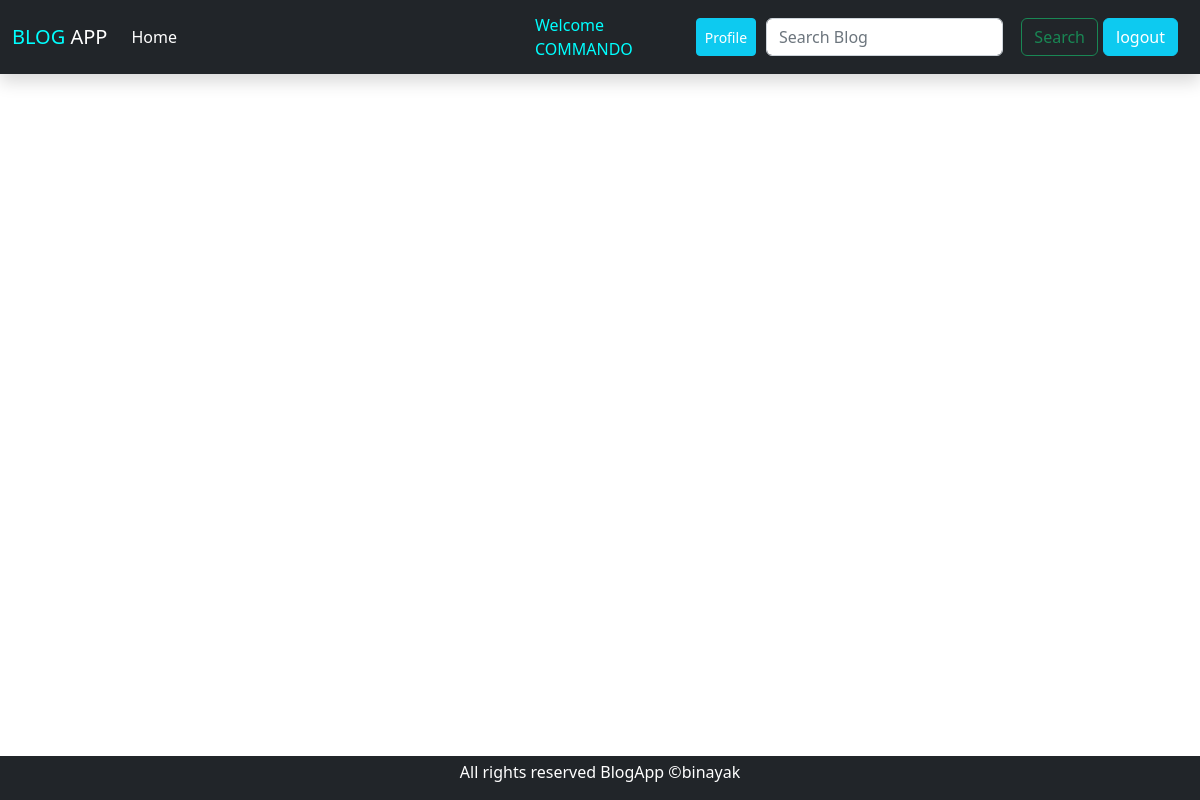
The app's page /detail/41/ (signed in), older data.
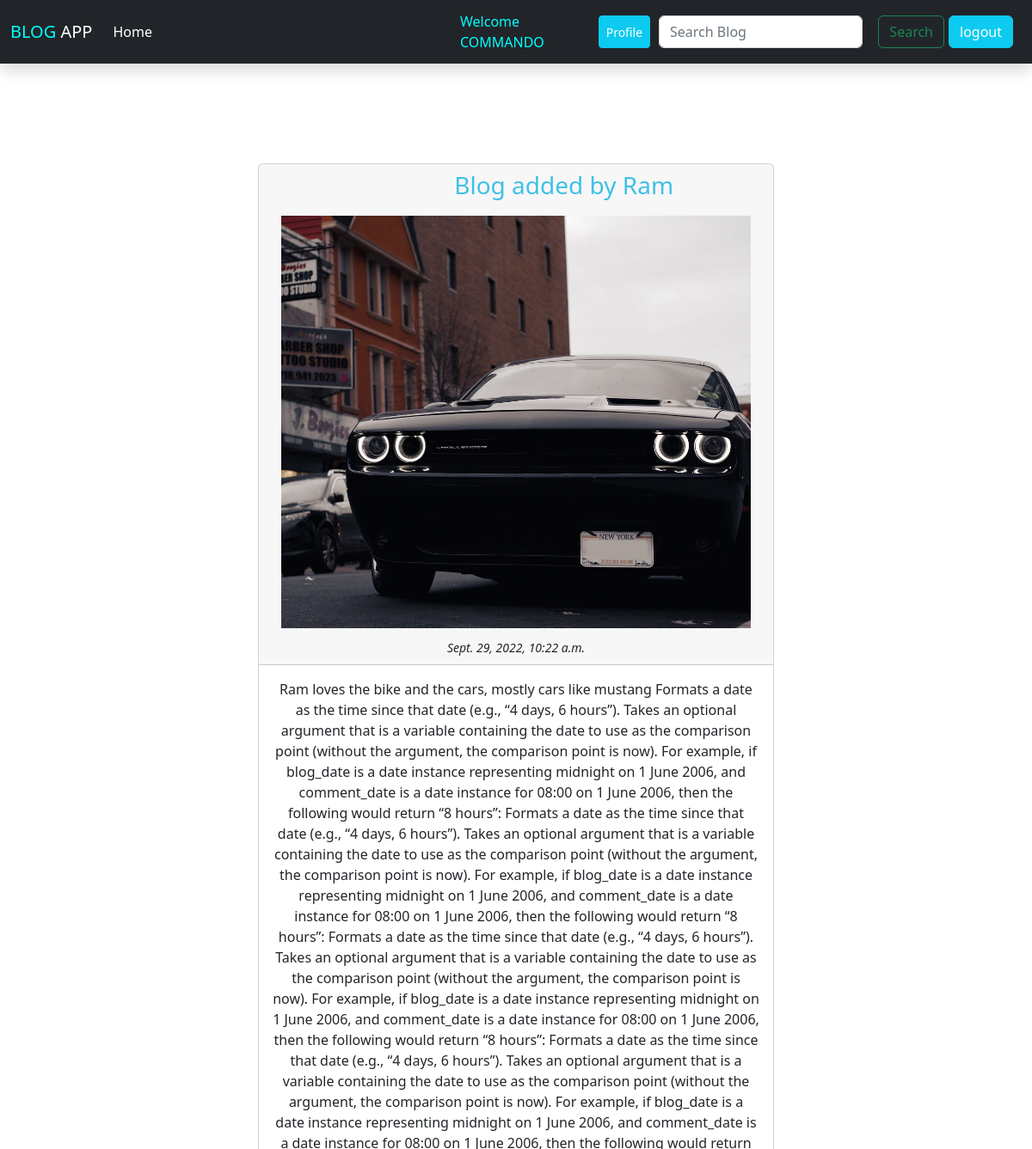
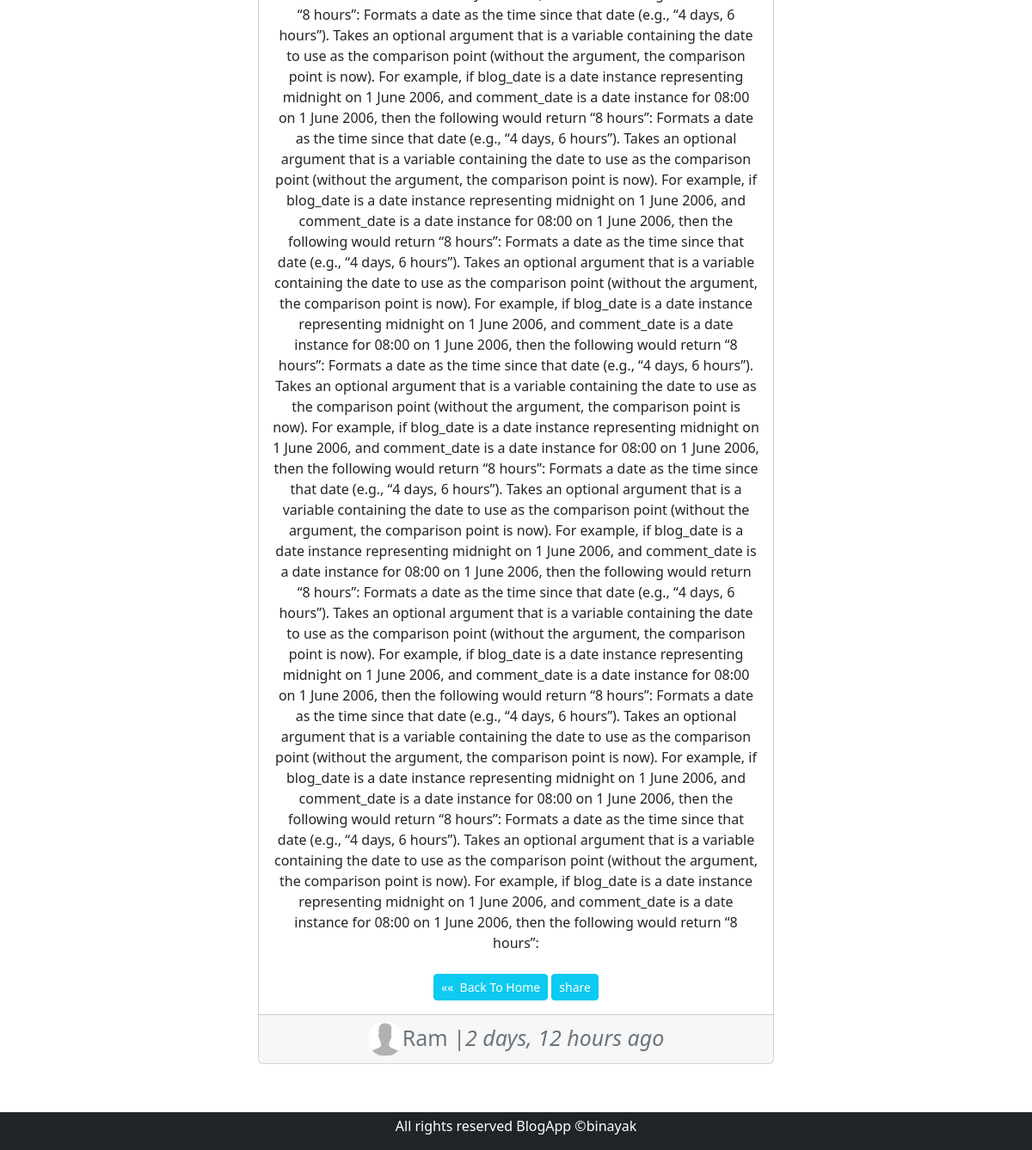
The same page, newer data (2 pictures, top to bottom).
### blog/models.py (models this page shows, shortened)
class BlogModel(models.Model):
    title = models.CharField(max_length=1000)
    content = FroalaField()
    author = models.ForeignKey(User, on_delete=models.CASCADE)
    slug = models.SlugField(max_length=1000, null=True, blank=True)
    image = models.ImageField(upload_to='blog/images', null=True, blank=True) # media url paxi blog/images create garxa ra tes vitra store hunxa photos
    created_at = models.DateTimeField(auto_now_add=True)
    class Meta:
        ordering = ('-created_at',) #ordering the latestpost to the first by - reversing

### blog/views.py (the view)
# urls.py: path('detail/<int:pk>/', views.detail, name="detail-view"),
def detail(request, pk):
    if request.user.is_authenticated:
        post = BlogModel.objects.filter(id=pk)
        context = {
            'post': post,
        }
        return render(request, 'blog/detail.html', context)
    else:
        return HttpResponseRedirect('/login/')

### blog/templates/blog/detail.html (shortened to what this page needs)
{% extends 'blog/base.html' %}
{%load static %}
{% block content %}
{% for Blog in post %}
<div class="container-fluid mt-3 conflu" style="padding:100px 300px ;">
  <div class="card text-center">
    <div class="card-header">
      <div class="d-flex">
        <div class="topnotch  justify-content-center col-8" >
          <h3 class="title"style="margin-right:-300px;">{{ Blog.title }}</h3>
        </div>
        <div class="manualnotch d-flex justify-content-end col-4 ">
        </div>
      </div>
      {% if Blog.image %}
      <img src="{{ Blog.image.url }}" class="card-img-top" alt="..." height="500" width="100"
        style="object-fit:cover;padding:10px;background-position: center;background-repeat: no-repeat;background-size: cover;">
      {% endif %}
      <small><em>{{ Blog.created_at }}</em> </small>
    </div>
    <div class="card-body">
      <p class="card-text"> {{Blog.content}}</p>
      <div class="d-flex justify-content-center">
        <button class="btn btn-sm btn-info mt-2 "><a href="{%url 'index' %}" class="text-white"
            style="text-decoration: none;">&#xab;&#xab; &nbsp;Back To Home</a></button> &nbsp;
        <button class="btn btn-sm btn-info mt-2 "><a href="" class="text-white"
            style="text-decoration: none;">share</a></button>
      </div>
    </div>
    <div class="card-footer text-muted d-flex justify-content-center">
      {% if Blog.author.profilemodel.image %}
      <img src="{{Blog.author.profilemodel.image.url}}" alt="profile" style="height:40px;width:40px;border-radius:50%;">
      {% else %}
      <img src="{% static 'blog/images/default.png' %}" alt="default png"
        style="height:40px;width:40px;border-radius:50%;">
      {% endif %}
      <span style="font-size:25px;">{{Blog.author}} |<em>{{Blog.created_at|timesince}} ago</em></span>
    </div>
  </div>
</div>
{% endfor %}
{% endblock %}

Row changes from the older to the newer data that the page shows:
added BlogModel: title "Blog added by Ram", image (picture), created_at "Sept. 29, 2022, 10:22 a.m.", content "Ram loves the bike and the cars, mostly cars like mustang Formats a date as the time since that date (e.g., “4 days, 6 hours”). Takes an optional argument that is a variable containing the date to use as the comparison point (without the argument, the comparison point is now). For example, if blog_date is a date instance representing midnight on 1 June 2006, and comment_date is a date instance for 08:00 on 1 June 2006, then the following would return “8 hours”: Formats a date as the time since that date (e.g., “4 days, 6 hours”). Takes an optional argument that is a variable containing the date to use as the comparison point (without the argument, the comparison point is now). For example,…", author "Ram", created_at "2 days, 12 hours"
